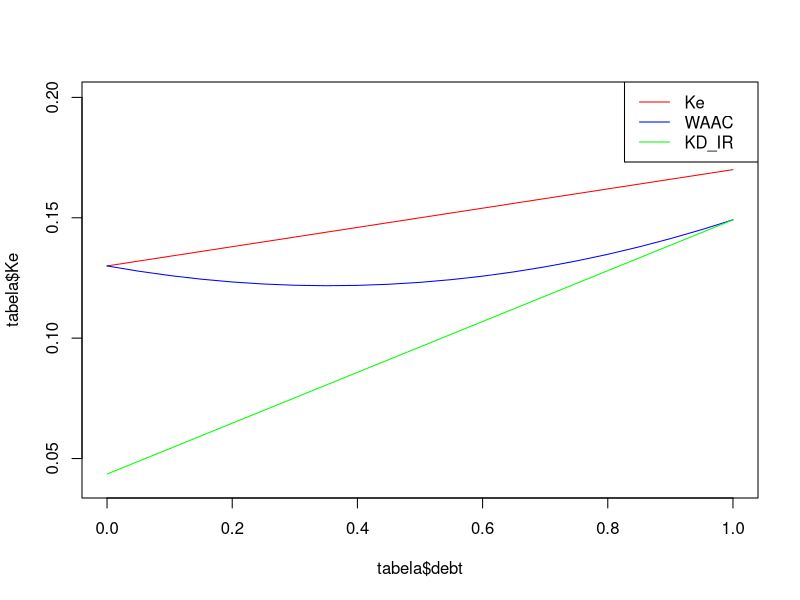

R code for this plot:
library(tidyverse)

gera <- function(x, n, aumento){
  
  i <- 0
  vetor <- c()
  while(i < n){
    vetor <- c(vetor, x)
    x <- x + aumento
    i <- i + 1
  }
  vetor
}


tibble(
  debt = seq(0, 1, .05),
  Ke = gera(.13, length(debt), 0.002),
  Kd = gera(.066, length(debt), 0.008),
  Kd_IR = map_dbl(
    .x = Kd, ~ .x * (1 - .34)),
  WACC = pmap_dbl(
    list(debt, Kd_IR, Ke), function(x, y, z) (x * y) + (z * (1 - x)))) ->
  
  tabela


plot(x = tabela$debt, y = tabela$Ke, 
     ylim = c(0.04, 0.2), type = 'l', col = 'red')

lines(x = tabela$debt, y =tabela$WACC, col = 'blue', lty = 1)
lines(x = tabela$debt, y = tabela$Kd_IR, col = 'green', lty = 1)

legend("topright", 
       legend = c("Ke", "WAAC", "KD_IR"), 
       col = c("red","blue", "green"),
       lty = 1,
       text.width = strwidth("AAAAAA"))

